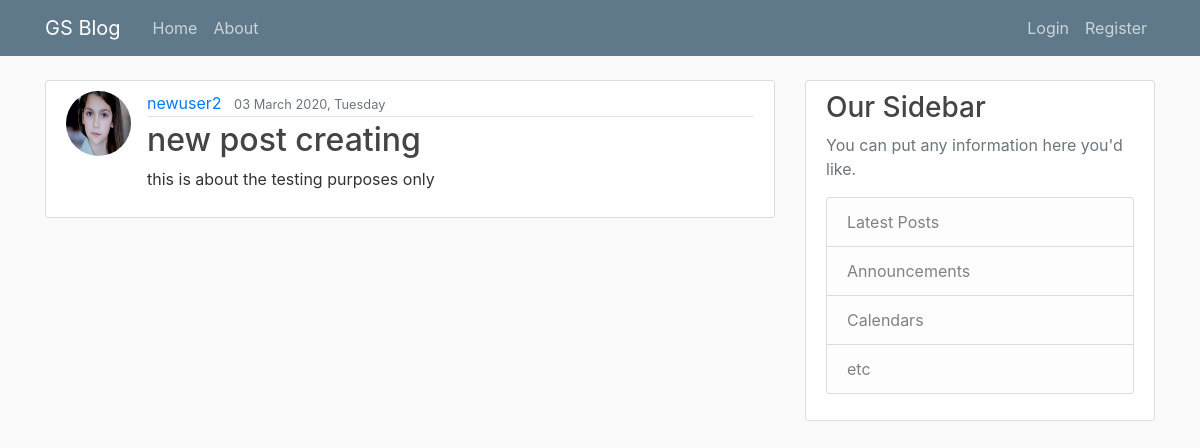
Screenshot of /post/7/ with the database file from the repository.
### gs_blog/models.py (models this page shows, shortened)
class Post(models.Model):
	title = models.CharField(max_length = 100)
	content = models.TextField()
	date_posted = models.DateTimeField(default = timezone.now)
	author = models.ForeignKey(User,on_delete = models.CASCADE)

### users/models.py (models this page shows, shortened)
class Profile(models.Model):
	user = models.OneToOneField(User,on_delete=models.CASCADE)
	image = models.ImageField(default='deafult.jpg',upload_to='profile_pics')

### gs_blog/views.py (the view)
# urls.py: path('post/<int:pk>/',views.PostDetailView.as_view(),name='post-detail'),
class PostDetailView(DetailView):
	model = Post

### gs_blog/templates/gs_blog/post_detail.html (shortened to what this page needs)
{% extends "gs_blog/base.html" %}
{% block content %}
	<article class="media content-section">
    <img class="rounded-circle article-img" src="{{ post.author.profile.image.url}}">
  <div class="media-body">
    <div class="article-metadata">
      <a class="mr-2" href="#">{{ object.author }}</a>
      <small class="text-muted">{{ object.date_posted | date:"d F Y, l" }}</small>
    </div>
    <h2 class="article-title" >{{ object.title }}</h2>
    <p class="article-content">{{ object.content }}</p>
  </div>
</article>
{% endblock content %}

### gs_blog/static/gs_blog/main.css (style rules this page uses)
body { background: #fafafa; color: #333333; margin-top: 5rem; }
h1, h2, h3, h4, h5, h6 { color: #444444; }
.content-section { background: #ffffff; padding: 10px 20px; border: 1px solid #dddddd; border-radius: 3px; margin-bottom: 20px; }
.article-title { color: #444444; }
.article-content { white-space: pre-line; }
.article-img { height: 65px; width: 65px; margin-right: 16px; }
.article-metadata { padding-bottom: 1px; margin-bottom: 4px; border-bottom: 1px solid #e3e3e3 }

### rows the page displays
Post: author.profile.image (picture), author "newuser2", date_posted "03 March 2020, Tuesday", title "new post creating", content "this is about the testing purposes only"
